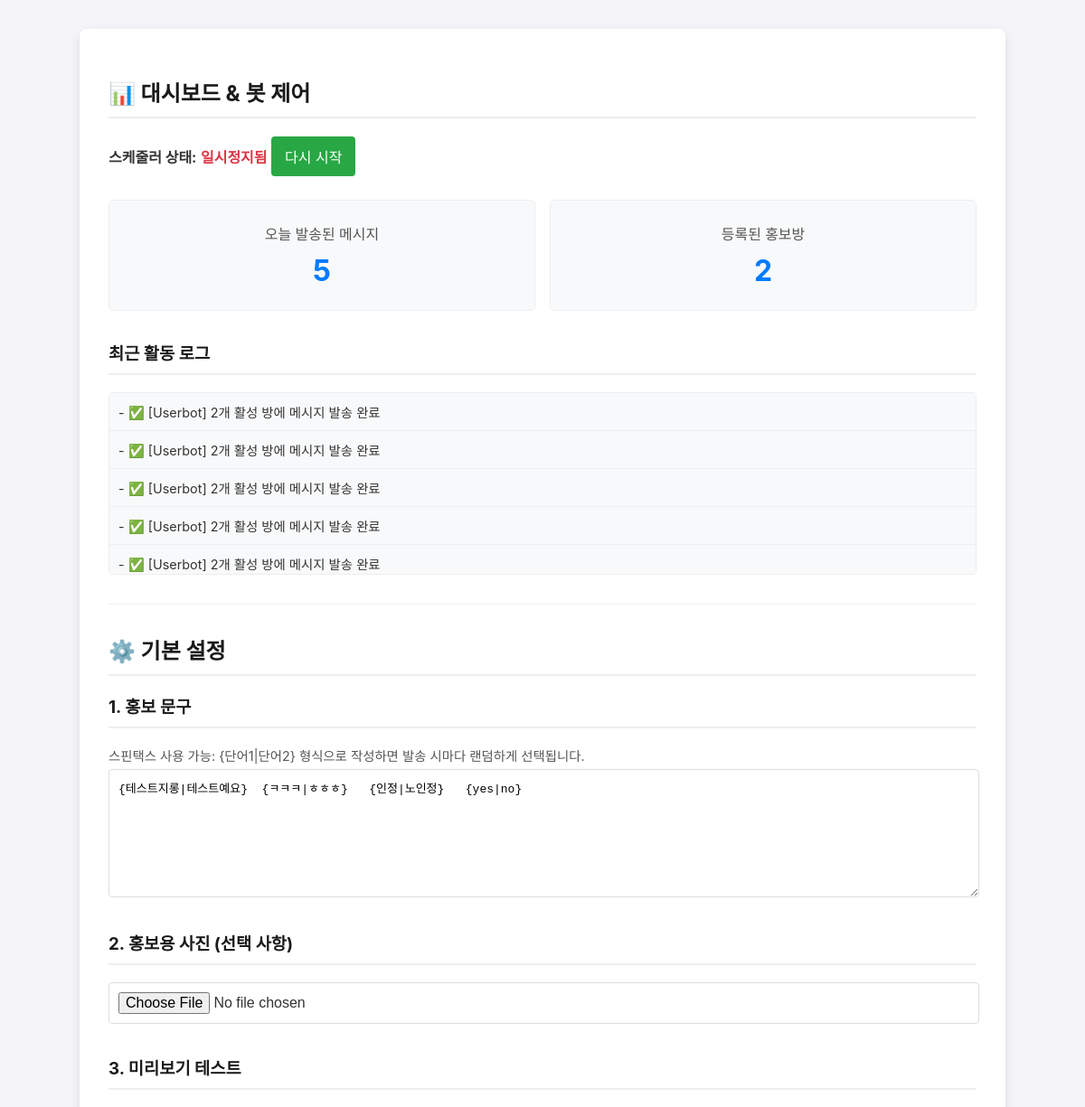
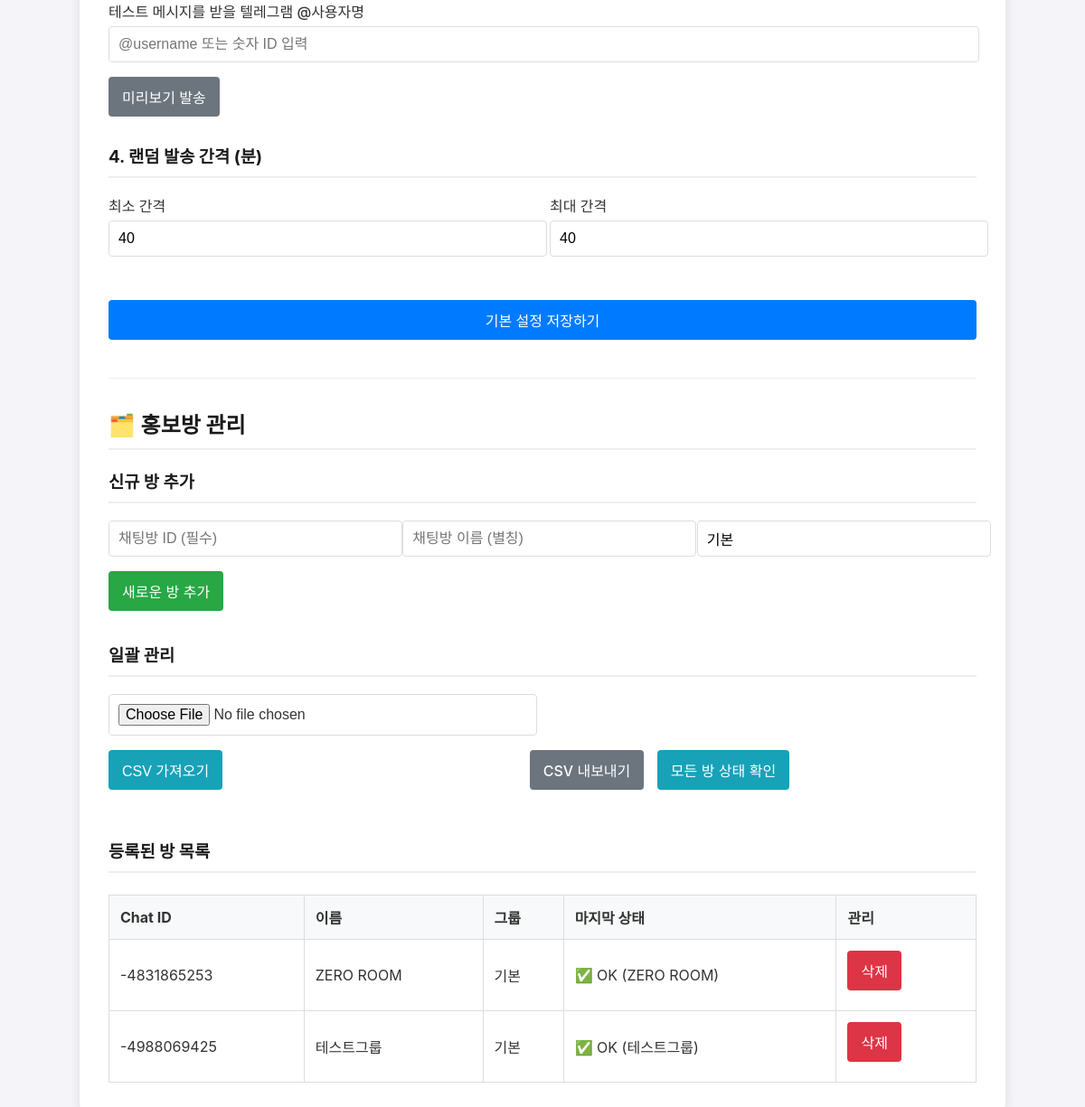
The page / on the database its author committed (2 pictures, top to bottom).
### tables this page shows
CREATE TABLE activity_log (id INTEGER PRIMARY KEY AUTOINCREMENT, timestamp DATETIME DEFAULT CURRENT_TIMESTAMP, details TEXT);

CREATE TABLE config (id INTEGER PRIMARY KEY, message TEXT, photo TEXT, interval_min INTEGER, interval_max INTEGER, scheduler_status TEXT, preview_id TEXT);

CREATE TABLE promo_rooms (id INTEGER PRIMARY KEY AUTOINCREMENT, chat_id TEXT NOT NULL UNIQUE, room_name TEXT, room_group TEXT DEFAULT '기본', is_active INTEGER DEFAULT 1, last_status TEXT DEFAULT '확인 안됨');

### userbot_app.py (the view, shortened to what this page needs)
@app.route('/', methods=['GET', 'POST'])
def admin_page():
    page_message = None
    today = datetime.datetime.now(datetime.timezone(datetime.timedelta(hours=9))).strftime("%Y-%m-%d")
    sent_today_query = "SELECT COUNT(*) as count FROM activity_log WHERE details LIKE '✅%%' AND DATE(timestamp, '+9 hours') = ?" if not DATABASE_URL else "SELECT COUNT(*) as count FROM activity_log WHERE details LIKE '✅%%' AND (timestamp AT TIME ZONE 'utc' AT TIME ZONE 'Asia/Seoul')::date = CURRENT_DATE"
    sent_today = query_db(sent_today_query, (today,) if not DATABASE_URL else (), one=True)['count']
    log_query = "SELECT strftime('%Y-%m-%d %H:%M:%S', timestamp, '+9 hours') as ts, details FROM activity_log ORDER BY id DESC LIMIT 5" if not DATABASE_URL else "SELECT to_char(timestamp AT TIME ZONE 'Asia/Seoul', 'YYYY-MM-DD HH24:MI:SS') as ts, details FROM activity_log ORDER BY id DESC LIMIT 5"
    recent_logs = query_db(log_query)
    promo_rooms = query_db("SELECT * FROM promo_rooms ORDER BY room_group, room_name")
    config = query_db("SELECT * FROM config WHERE id = 1", one=True)
    dashboard_data = {'sent_today': sent_today, 'recent_logs': recent_logs, 'room_count': len(promo_rooms)}
    return render_template('admin.html', config=config, message=page_message, dashboard=dashboard_data, promo_rooms=promo_rooms, scheduler_state=scheduler.state)

### userbot_app.py (called while the page is built)
def get_db_connection():
    if DATABASE_URL:
        url = urlparse(DATABASE_URL)
        return psycopg2.connect(dbname=url.path[1:], user=url.username, password=url.password, host=url.hostname, port=url.port)
    else:
        return sqlite3.connect('bot_config.db')

def query_db(query, args=(), one=False):
    with get_db_connection() as conn:
        is_postgres = hasattr(conn, 'tpc_begin')
        if is_postgres: query = query.replace('?', '%s')
        cursor = conn.cursor()
        cursor.execute(query, args)
        if query.lower().strip().startswith(('insert', 'update', 'delete')):
            conn.commit()
            return
        rv = [dict((cursor.description[idx][0], value) for idx, value in enumerate(row)) for row in cursor.fetchall()]
        return (rv[0] if rv else None) if one else rv

### templates/admin.html (shortened to what this page needs)
<!DOCTYPE html>
<html lang="ko">
<head>
</head>
<body>
    <div class="container">
        <h2>📊 대시보드 & 봇 제어</h2>
        <div class="scheduler-status">
            <strong>스케줄러 상태:</strong>
            {% if scheduler_state == 1 %}<span class="running">실행 중</span> <button class="btn-danger" onclick="toggleScheduler('pause')">긴급 중단</button>
            {% else %}<span class="paused">일시정지됨</span> <button class="btn-success" onclick="toggleScheduler('resume')">다시 시작</button>
            {% endif %}
        </div>
        <div class="dashboard">
            <div class="dash-card"><h4>오늘 발송된 메시지</h4><p>{{ dashboard.sent_today }}</p></div>
            <div class="dash-card"><h4>등록된 홍보방</h4><p>{{ dashboard.room_count }}</p></div>
        </div>
        <div class="activity-log"><h3>최근 활동 로그</h3><ul>{% for log in dashboard.recent_logs %}<li>{{ log.timestamp }} - {{ log.details }}</li>{% else %}<li>아직 활동 기록이 없습니다.</li>{% endfor %}</ul></div>
        <hr>
        <h2>⚙️ 기본 설정</h2>
        <form id="config-form" method="post" enctype="multipart/form-data">
            <h3>1. 홍보 문구</h3>
            <p class="spintax-info">스핀택스 사용 가능: {단어1|단어2} 형식으로 작성하면 발송 시마다 랜덤하게 선택됩니다.</p>
            <textarea name="message" placeholder="홍보할 메시지를 입력하세요.">{{ config.message }}</textarea>
            <h3>2. 홍보용 사진 (선택 사항)</h3>
            <input type="file" name="photo">
            <h3>3. 미리보기 테스트</h3>
            <label for="preview_id">테스트 메시지를 받을 텔레그램 @사용자명</label>
            <input type="text" id="preview_id" name="preview_id" placeholder="@username 또는 숫자 ID 입력" value="{{ config.preview_id }}">
            <button type="button" class="btn-secondary" onclick="sendPreview(this)">미리보기 발송</button>
            <h3>4. 랜덤 발송 간격 (분)</h3>
            <div style="display: flex; gap: 1em;"><div style="flex: 1;"><label for="interval_min">최소 간격</label><input type="number" id="interval_min" name="interval_min" value="{{ config.interval_min }}"></div><div style="flex: 1;"><label for="interval_max">최대 간격</label><input type="number" id="interval_max" name="interval_max" value="{{ config.interval_max }}"></div></div>
            <button type="submit" class="btn-primary" style="width: 100%; margin-top: 2em;">기본 설정 저장하기</button>
        </form>
        <hr>
        <h2>🗂️ 홍보방 관리</h2>
        <form id="add-room-form"><h3>신규 방 추가</h3><div style="display: grid; grid-template-columns: repeat(auto-fit, minmax(200px, 1fr)); gap: 1em;"><input type="text" name="chat_id" placeholder="채팅방 ID (필수)" required><input type="text" name="room_name" placeholder="채팅방 이름 (별칭)"><input type="text" name="room_group" placeholder="그룹명" value="기본"></div><button type="submit" class="btn-success">새로운 방 추가</button></form>
        <h3>일괄 관리</h3>
        <form id="import-form" action="/import_rooms" method="post" enctype="multipart/form-data" style="display:inline-block;"><input type="file" name="file" required><button type="submit" class="btn-info">CSV 가져오기</button></form>
        <a href="/export_rooms" class="button-link btn-secondary">CSV 내보내기</a>
        <button class="btn-info" onclick="checkRooms(this)">모든 방 상태 확인</button>
        <h3>등록된 방 목록</h3>
        <table><thead><tr><th>Chat ID</th><th>이름</th><th>그룹</th><th>마지막 상태</th><th>관리</th></tr></thead>
        <tbody>{% for room in promo_rooms %}<tr><td>{{ room.chat_id }}</td><td>{{ room.room_name }}</td><td>{{ room.room_group }}</td><td>{{ room.last_status }}</td><td><button class="btn-danger" onclick="deleteRoom({{ room.id }})">삭제</button></td></tr>{% else %}<tr><td colspan="5" style="text-align: center;">등록된 방이 없습니다.</td></tr>{% endfor %}</tbody>
        </table>
    </div>
</body>
</html>

### templates/admin.html (style rules this page uses)
body { font-family: -apple-system, BlinkMacSystemFont, "Segoe UI", Roboto, "Helvetica Neue", Arial, sans-serif; margin: 2em; background-color: #f4f4f9; color: #333; }
.container { max-width: 960px; margin: auto; padding: 2em; background: white; border-radius: 8px; box-shadow: 0 4px 12px rgba(0,0,0,0.1); }
h1, h2, h3 { border-bottom: 2px solid #eee; padding-bottom: 10px; color: #1a1a1a; }
hr { border: 0; border-top: 1px solid #eee; margin: 2em 0; }
form { margin-bottom: 1.5em; }
label { font-weight: 500; display: block; margin-bottom: 5px; }
textarea, input[type="text"], input[type="number"], input[type="file"] { width: 98%; padding: 10px; border: 1px solid #ddd; border-radius: 4px; font-size: 1em; margin-bottom: 1em; }
textarea { height: 120px; resize: vertical; }
button, .button-link { padding: 10px 15px; border: none; border-radius: 4px; font-size: 1em; cursor: pointer; font-weight: 500; text-decoration: none; color: white; display: inline-block; margin-right: 10px; margin-bottom: 10px; }
.btn-primary { background-color: #007bff; }
.btn-secondary { background-color: #6c757d; }
.btn-danger { background-color: #dc3545; }
.btn-success { background-color: #28a745; }
.btn-info { background-color: #17a2b8; }
.spintax-info, .photo-info { font-size: 0.9em; color: #555; margin-bottom: 5px; }
.dashboard { display: grid; grid-template-columns: repeat(auto-fit, minmax(200px, 1fr)); gap: 1em; margin-bottom: 2em; }
.dash-card { background: #f8f9fa; padding: 1.5em; border-radius: 5px; text-align: center; border: 1px solid #eee; }
.dash-card h4 { margin: 0 0 10px 0; color: #555; font-weight: 500; }
.dash-card p { font-size: 2em; font-weight: bold; margin: 0; color: #007bff; }
.activity-log ul { list-style: none; padding: 0; max-height: 200px; overflow-y: auto; border: 1px solid #eee; border-radius: 4px; }
.activity-log li { background: #f8f9fa; padding: 10px; border-bottom: 1px solid #eee; font-size: 0.9em; }
.scheduler-status { margin-bottom: 1em; }
.paused { color: #dc3545; font-weight: bold; }
table { width: 100%; border-collapse: collapse; margin-top: 1.5em; }
th, td { border: 1px solid #ddd; padding: 12px; text-align: left; }
th { background-color: #f8f9fa; }

### rows shown on the page
activity_log: details "✅ [Userbot] 2개 활성 방에 메시지 발송 완료"
activity_log: details "✅ [Userbot] 2개 활성 방에 메시지 발송 완료"
activity_log: details "✅ [Userbot] 2개 활성 방에 메시지 발송 완료"
activity_log: details "✅ [Userbot] 2개 활성 방에 메시지 발송 완료"
activity_log: details "✅ [Userbot] 2개 활성 방에 메시지 발송 완료"
config: message "{테스트지롱|테스트예요} {ㅋㅋㅋ|ㅎㅎㅎ} {인정|노인정} {yes|no}", interval_min "40", interval_max "40"
promo_rooms: chat_id "-4831865253", room_name "ZERO ROOM", room_group "기본", last_status "✅ OK (ZERO ROOM)"
promo_rooms: chat_id "-4988069425", room_name "테스트그룹", room_group "기본", last_status "✅ OK (테스트그룹)"

### other values the page prints
{{ dashboard.sent_today }} "5"
{{ dashboard.room_count }} "2"
